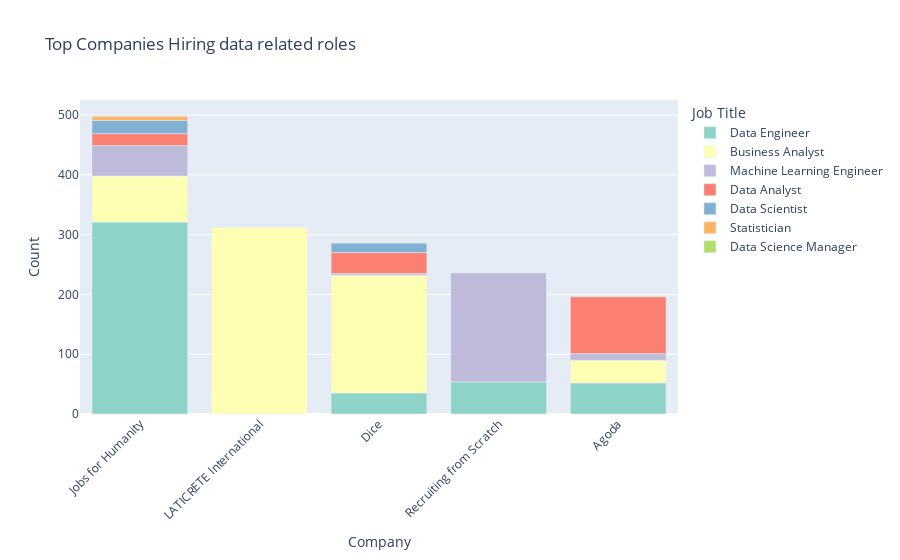

Write notebook code for a chart like this one.
### Markdown cell above
#### Top Companies  hiring data profesional
|

### Code cell
Top_10_COMPANY = Data_jobs['Company'].value_counts().head(5).index

filtered_data = Data_jobs[Data_jobs['Company'].isin(Top_10_COMPANY)]

Job_tite_count = filtered_data.groupby(['Company', 'Job Title']).size().reset_index(name='count')

Job_tite_count_sorted = Job_tite_count.sort_values(by='count', ascending=False)

fig = px.bar(Job_tite_count_sorted, x='Company', y='count', color='Job Title',
             labels={'Company': 'Company', 'count': 'Count', 'Job Title': 'Job Title'},
             title='Top Companies Hiring data related roles',
             template='plotly', color_discrete_sequence=px.colors.qualitative.Set3)

fig.update_layout(xaxis_tickangle=-45,
                  xaxis={'categoryorder':'total descending'})

fig.show()

### Figure 1 — Plotly figure (JSON) as saved in the notebook; plotly's stock layout.template omitted (floating-point values rounded to 4 significant figures)
{"data": [{"hovertemplate": "Job Title=Data Engineer<br>Company=%{x}<br>Count=%{y}<extra></extra>", "legendgroup": "Data Engineer", "marker": {"color": "rgb(141,211,199)", "pattern": {"shape": ""}}, "name": "Data Engineer", "orientation": "v", "showlegend": true, "textposition": "auto", "type": "bar", "x": ["Jobs for Humanity", "Recruiting from Scratch", "Agoda", "Dice"], "xaxis": "x", "y": [321, 54, 52, 35], "yaxis": "y"}, {"hovertemplate": "Job Title=Business Analyst<br>Company=%{x}<br>Count=%{y}<extra></extra>", "legendgroup": "Business Analyst", "marker": {"color": "rgb(255,255,179)", "pattern": {"shape": ""}}, "name": "Business Analyst", "orientation": "v", "showlegend": true, "textposition": "auto", "type": "bar", "x": ["LATICRETE International", "Dice", "Jobs for Humanity", "Agoda"], "xaxis": "x", "y": [312, 197, 77, 38], "yaxis": "y"}, {"hovertemplate": "Job Title=Machine Learning Engineer<br>Company=%{x}<br>Count=%{y}<extra></extra>", "legendgroup": "Machine Learning Engineer", "marker": {"color": "rgb(190,186,218)", "pattern": {"shape": ""}}, "name": "Machine Learning Engineer", "orientation": "v", "showlegend": true, "textposition": "auto", "type": "bar", "x": ["Recruiting from Scratch", "Jobs for Humanity", "Agoda", "Dice"], "xaxis": "x", "y": [182, 51, 11, 3], "yaxis": "y"}, {"hovertemplate": "Job Title=Data Analyst<br>Company=%{x}<br>Count=%{y}<extra></extra>", "legendgroup": "Data Analyst", "marker": {"color": "rgb(251,128,114)", "pattern": {"shape": ""}}, "name": "Data Analyst", "orientation": "v", "showlegend": true, "textposition": "auto", "type": "bar", "x": ["Agoda", "Dice", "Jobs for Humanity"], "xaxis": "x", "y": [95, 35, 20], "yaxis": "y"}, {"hovertemplate": "Job Title=Data Scientist<br>Company=%{x}<br>Count=%{y}<extra></extra>", "legendgroup": "Data Scientist", "marker": {"color": "rgb(128,177,211)", "pattern": {"shape": ""}}, "name": "Data Scientist", "orientation": "v", "showlegend": true, "textposition": "auto", "type": "bar", "x": ["Jobs for Humanity", "Dice"], "xaxis": "x", "y": [22, 16], "yaxis": "y"}, {"hovertemplate": "Job Title=Statistician<br>Company=%{x}<br>Count=%{y}<extra></extra>", "legendgroup": "Statistician", "marker": {"color": "rgb(253,180,98)", "pattern": {"shape": ""}}, "name": "Statistician", "orientation": "v", "showlegend": true, "textposition": "auto", "type": "bar", "x": ["Jobs for Humanity"], "xaxis": "x", "y": [7], "yaxis": "y"}, {"hovertemplate": "Job Title=Data Science Manager<br>Company=%{x}<br>Count=%{y}<extra></extra>", "legendgroup": "Data Science Manager", "marker": {"color": "rgb(179,222,105)", "pattern": {"shape": ""}}, "name": "Data Science Manager", "orientation": "v", "showlegend": true, "textposition": "auto", "type": "bar", "x": ["Dice", "Jobs for Humanity"], "xaxis": "x", "y": [1, 1], "yaxis": "y"}], "layout": {"barmode": "relative", "legend": {"title": {"text": "Job Title"}, "tracegroupgap": 0}, "title": {"text": "Top Companies Hiring data related roles"}, "xaxis": {"anchor": "y", "categoryorder": "total descending", "domain": [0, 1], "tickangle": -45, "title": {"text": "Company"}}, "yaxis": {"anchor": "x", "domain": [0, 1], "title": {"text": "Count"}}}}
